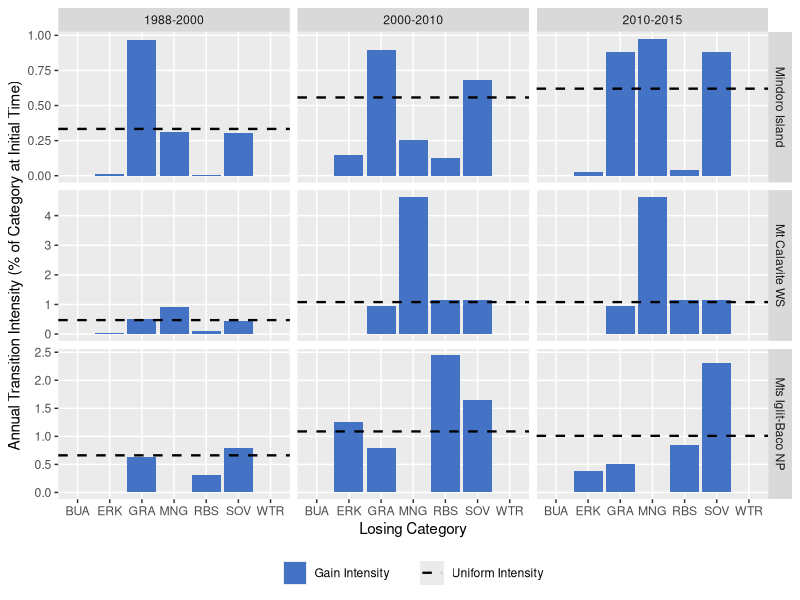
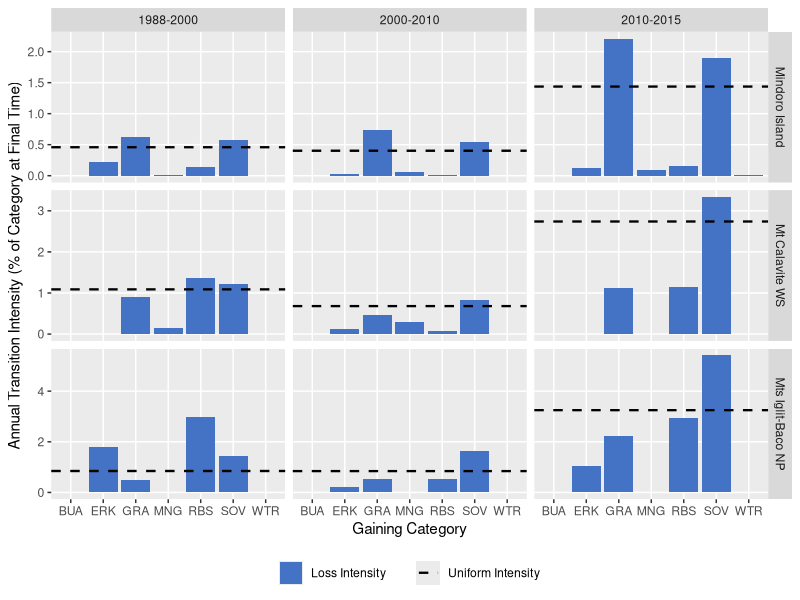

R code for these plots, in order:
# Script Description --------------------
# This R script generates barplots using ggplot2 package to visualise the transition-level intensity analysis of 
# changes in Mindoro Island, Philippines derived from land cover classification of Landsat data for three time-
# intervals: 1988-2000, 2000-2010, and 2010-2015. Intensity analysis was calculated using an Excel spreadsheet 
# with a VBA macro (see https://sites.google.com/site/intensityanalysis/). The domain of analysis is Mindoro Island.
#
# Script By:      Jose Don T De Alban
# Date Created:   13 Mar 2018
# Last Modified:  09 Apr 2021

# Set Working Directory -------------------
setwd("/Users/dondealban/Dropbox/Research/Mindoro/intensity analysis/")

# Load Libraries --------------------------
library(tidyverse)
library(readxl)

# Read Input Data -------------------------

# Read transition level XLSX data file, convert to data frame, and store into variable
rawG <- as.data.frame(read_excel("Transition_Level_Intensity_Analysis.xlsx", sheet="FOR_Gain"))
rawL <- as.data.frame(read_excel("Transition_Level_Intensity_Analysis.xlsx", sheet="FOR_Loss"))

# Clean and Subset Data -------------------

# 1. Add Change Type column
type1 <- rep("Gain", nrow(rawG))
type2 <- rep("Loss", nrow(rawL))
dfG <- cbind(rawG, type1)
dfL <- cbind(rawL, type2)

# 2. Reorder columns before renaming
dfGain <- dfG[,c(1:2,12,3:11)]
dfLoss <- dfL[,c(1:2,12,3:11)]

# 3. Change column names for easier reference
# Note the following description of category level column names
# ColA - Years of Time Interval
# ColB - Study Area/Site
# ColC - Change Type
# ColD - Category Name
# ColE - Observed Annual Loss/Gain [number of elements]
# ColF - Loss/Gain Intensity [percent of t1/t2 category]
# ColG - Uniform Intensity [percent of t1/t2 to/from category]
# ColH - Uniform Annual Loss/Gain [number of elements]
# ColI - Hypothesized Annual Error [number of elements]
# ColJ - Commission Intensity [percent of t1/t2 transition]
# ColK - Omission Intensity [percent of t1/t2 transition]
# ColL - Hypothesized t1/t2 Error [percent of interval domain]

list <- c("ColA","ColB","ColC","ColD","ColE","ColF","ColG","ColH","ColI","ColJ","ColK","ColL")
colnames(dfGain) <- c(list)
colnames(dfLoss) <- c(list)

# Generate Plots ------------------------

# Plot 1: To N (Gain Transition)
plotG <- ggplot() + geom_bar(data=dfGain, aes(x=ColD, y=ColF, fill=ColC), stat="identity", position=position_dodge())
plotG <- plotG + geom_hline(data=dfGain, aes(yintercept=ColG, colour="#000000"), linetype="dashed", size=0.8) # Uniform line
plotG <- plotG + facet_grid(ColB ~ ColA, scales="free_y")
plotG <- plotG + labs(x="Losing Category", y="Annual Transition Intensity (% of Category at Initial Time)")
plotG <- plotG + scale_fill_manual(values=c("#4472c4"), labels=c("Gain Intensity"))
plotG <- plotG + scale_colour_manual(values=c("#000000"), labels=c("Uniform Intensity"))
plotG <- plotG + theme(panel.grid.minor=element_blank())
plotG <- plotG + theme(legend.position="bottom", legend.box="horizontal", legend.title=element_blank())

# Plot 2: From M (Loss Transition)
plotL <- ggplot() + geom_bar(data=dfLoss, aes(x=ColD, y=ColF, fill=ColC), stat="identity", position=position_dodge())
plotL <- plotL + geom_hline(data=dfLoss, aes(yintercept=ColG, colour="#000000"), linetype="dashed", size=0.8) # Uniform line
plotL <- plotL + facet_grid(ColB ~ ColA, scales="free_y")
plotL <- plotL + labs(x="Gaining Category", y="Annual Transition Intensity (% of Category at Final Time)")
plotL <- plotL + scale_fill_manual(values=c("#4472c4"), labels=c("Loss Intensity"))
plotL <- plotL + scale_colour_manual(values=c("#000000"), labels=c("Uniform Intensity"))
plotL <- plotL + theme(panel.grid.minor=element_blank())
plotL <- plotL + theme(legend.position="bottom", legend.box="horizontal", legend.title=element_blank())

# Save Outputs --------------------------

# Output boxplots to a PDF file
ggsave(plotG, file="Transition-Level-Intensity-Analysis-Forest-Gain_v2.pdf", width=25, height=25, units="cm", dpi=300)
ggsave(plotL, file="Transition-Level-Intensity-Analysis-Forest-Loss_v2.pdf", width=25, height=25, units="cm", dpi=300)
